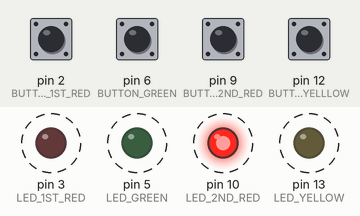
This sketch was run on a simulated Arduino Uno, built with avr-gcc and run on an emulated ATmega328P. Parts: output pins drawn as LEDs (lit = HIGH). Dashed ring = blinking. Inputs (shaded band) come from the test bench; at power-on: pin 2 (BUTTON_1ST_RED), pin 6 (BUTTON_GREEN), pin 9 (BUTTON_2ND_RED), pin 12 (BUTTON_YELLLOW) HIGH. Random numbers use the default seed unless the sketch sets one.

Above: at 1.25 s.
1.3 s: pin 2 (BUTTON_1ST_RED) pulled LOW for 0.15 s
At 3.8 s:
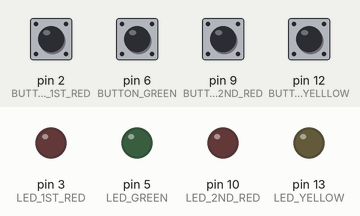
4.2 s: pin 6 (BUTTON_GREEN) pulled LOW for 0.15 s
At 4.28 s:
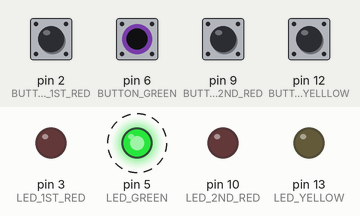
7.3 s: pin 9 (BUTTON_2ND_RED) pulled LOW for 0.15 s
At 7.58 s:
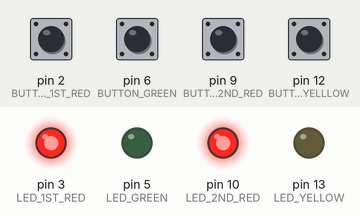
10.3 s: pin 9 (BUTTON_2ND_RED) pulled LOW for 1 s
13.2 s: pin 2 (BUTTON_1ST_RED) pulled LOW for 1 s
Timing chart, 0 to 17.2 s (numbered marks = the images above; inputs shaded):
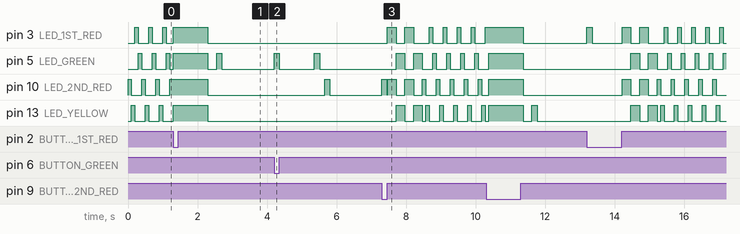

The sketch:

memory_game_without_buzzer.ino
```cpp
/*
  JOGO DA MEMÓRIA
  NEEC IST
*/

#define CHOICE_OFF      0 //Controla os LED's
#define CHOICE_NONE     0 //Check dos Botões
#define CHOICE_2ND_RED  (1 << 0)
#define CHOICE_1ST_RED    (1 << 1)
#define CHOICE_YELLOW (1 << 2)
#define CHOICE_GREEN   (1 << 3)

//Pinos de saída do arduino para os Led's
#define LED_2ND_RED     10
#define LED_1ST_RED   3
#define LED_YELLOW    13
#define LED_GREEN  5

//Pinos de saída do arduino para os botões
#define BUTTON_2ND_RED   9
#define BUTTON_1ST_RED  2
#define BUTTON_YELLLOW   12
#define BUTTON_GREEN 6

// Número de rondas que é preciso fazer com sucesso antes de ganhar.
#define ROUNDS_TO_WIN      13

// Tempo disponível para pressionar um botão antes que o jogo dê time out. 3000ms = 3 segundos
#define ENTRY_TIME_LIMIT   3000


#define MODE_MEMORY  0
#define MODE_BATTLE  1

// Variáveis de estado do jogo
byte gameMode = MODE_MEMORY; // Por default, vamos jogar o jogo de memória
byte gameBoard[32]; // Contém a combinação de botões à medida que avançamos
byte gameRound = 0; // Conta o número de rondas bem-sucedidas que o jogador completou

void setup()
{
  // Configuração das entradas/saídas de hardware. Estes pinos estão definidos na função hardware_versions
  // Ativar resistencias de pull-up nas entradas
  pinMode(BUTTON_2ND_RED, INPUT_PULLUP);
  pinMode(BUTTON_1ST_RED, INPUT_PULLUP);
  pinMode(BUTTON_YELLLOW, INPUT_PULLUP);
  pinMode(BUTTON_GREEN, INPUT_PULLUP);

  pinMode(LED_2ND_RED, OUTPUT);
  pinMode(LED_1ST_RED, OUTPUT);
  pinMode(LED_YELLOW, OUTPUT);
  pinMode(LED_GREEN, OUTPUT);

  // Verificação do modo de jogo
  gameMode = MODE_MEMORY; // Por default, vamos jogar o jogo de memória

  // Verificar se o botão superior direito está pressionado aquando o arduino é iniciado
  // Se isso acontecer, estamos a colocar o jogo em modo batalha
  if (checkButton() == CHOICE_1ST_RED )
  {
    gameMode = MODE_BATTLE; // Colocar o jogo no modo batalha
    // Ligar o LED superior direito (vermelho)
    setLEDs(CHOICE_1ST_RED);
    led_manegement(CHOICE_1ST_RED, 150);
    setLEDs(CHOICE_2ND_RED | CHOICE_YELLOW | CHOICE_GREEN); // Ligar os outros LEDs até que o botão seja solto

    while(checkButton() != CHOICE_NONE) ; // Aguardar que o jogador pare de pressionar o botão
    // Foi escolhido o modo batalha
  }
  play_winner();
}

void loop()
{
  attractMode(); // Piscar as luzes enquanto esperamos o jogador pressionar um botão

  // Indicar o início do jogo
  setLEDs(CHOICE_2ND_RED | CHOICE_1ST_RED | CHOICE_YELLOW | CHOICE_GREEN); // Ligar todos os LEDs
  delay(1000);
  setLEDs(CHOICE_OFF); // Desligar os LEDs
  delay(250);

  if (gameMode == MODE_MEMORY)
  {
    // Jogar o jogo de memória e lidar com o resultado
    if (play_memory() == true) {
      play_winner(); // O jogador venceu, tocar os tons de vitória
      //Serial.print(gameRound, 2);
    }
    else {
      play_loser(); // O jogador perdeu, tocar os tons de derrota
      //Serial.print(gameRound, 2);
    }
  }

  if (gameMode == MODE_BATTLE)
  {
    play_battle(); // Jogar no modo batalha até que alguém perca
    play_loser(); // O jogador perdeu, tocar os tons de derrota
    //Serial.print(gameRound, 2);
  }
}

//-=-=-=-=-=-=-=-=-=-=-=-=-=-=-=-=-=-=-=-=-=-=-=-=-=-=-=-=-=-=
//As funções a seguir estão relacionadas apenas ao jogo


// --------------MODO JOGO DA MEMÓRIA DEFAULT------------------
// Retorna 0 se o jogador perder, ou 1 se o jogador vencer
boolean play_memory(void)
{
  randomSeed(millis()); //função random a funcionar em milissegundos

  gameRound = 0; // Reset do jogo para o início

  while (gameRound < ROUNDS_TO_WIN)
  {
    add_to_moves(); // Adiciona um botão aos movimentos atuais e reproduz
    playMoves(); // Reproduz a sequência do jogo atual

    // Em seguida, exige que o jogador repita a sequência.
    for (byte currentMove = 0 ; currentMove < gameRound ; currentMove++)
    {
      byte choice = wait_for_button(); // Verifica qual botão foi pressionado
      if (choice == 0) return false; // Se o tempo de espera acabar, o jogador perde
      if (choice != gameBoard[currentMove]) return false; // Se a escolha estiver incorreta, o jogador perde
    }
    delay(1000); // O jogador acertou, aguarda antes de reproduzir os movimentos
  }
  return true; // O jogador passou por todas as rondas e venceu!
}

//--------------MODO JOGO DA MEMÓRIA BATALHA------------------
// Jogar o modo batalha especial para 2 jogadores
// Um jogador começa pressionando um botão e passando-o para o outro jogador
// Esse jogador repete o botão e adiciona um e devolve ao outro.

// Esta função dá return quando alguém perde
boolean play_battle(void)
{
  gameRound = 0; // Reset do jogo para a primeira ronda

  while (1) // Loop até que alguém falhe
  {
    byte newButton = wait_for_button(); // Aguarda o jogador realize o próximo movimento
    gameBoard[gameRound++] = newButton; // Adiciona este novo botão ao array do jogo

    // Em seguida, exige que o jogador repita a sequência.
    for (byte currentMove = 0 ; currentMove < gameRound ; currentMove++)
    {
      byte choice = wait_for_button();
      if (choice == 0) return false; // Se o tempo de espera acabar, o jogador perde.
      if (choice != gameBoard[currentMove]) return false; // Se a escolha estiver incorreta, o jogador perde.
    }
    delay(100); // Dá ao jogador 100ms extras para passar o jogo para o outro jogador
  }
  return true; // Nunca devemos chegar aqui porque não existe limite de jogadas, apenas acaba quando alguém perder
}

// Reproduz o conteúdo atual dos movimentos do jogo
void playMoves(void)
{
  for (byte currentMove = 0 ; currentMove < gameRound ; currentMove++)
  {
    led_manegement(gameBoard[currentMove], 150);
    // Aguarda algum tempo entre as reproduções dos botões
    // Se quiseres tornar o jogo mais difícil, diminui o tempo
    delay(150); // 150 funciona bem. 75 fica rápido.
  }
}

// Adiciona um novo botão aleatório à sequência do jogo
void add_to_moves(void)
{
  // Random de números de 0 a 3
  byte newButton = random(0, 4); //min (incluído), max (excluído)

  // Temos que converter esse número, de 0 a 3, para CHOICEs
  if(newButton == 0) newButton = CHOICE_2ND_RED;
  else if(newButton == 1) newButton = CHOICE_1ST_RED;
  else if(newButton == 2) newButton = CHOICE_YELLOW;
  else if(newButton == 3) newButton = CHOICE_GREEN;
  gameBoard[gameRound++] = newButton; // Adiciona este novo botão ao array do jogo
}

//-=-=-=-=-=-=-=-=-=-=-=-=-=-=-=-=-=-=-=-=-=-=-=-=-=-=-=-=-=-=
// As funções a seguir controlam o hardware
// Acende os LEDs específicos
// Recebe um byte composto por CHOICE_2ND_RED, CHOICE_GREEN, etc.
void setLEDs(byte leds)
{
  if ((leds & CHOICE_2ND_RED) != 0)
    digitalWrite(LED_2ND_RED, HIGH);
  else
    digitalWrite(LED_2ND_RED, LOW);
  if ((leds & CHOICE_1ST_RED) != 0)
    digitalWrite(LED_1ST_RED, HIGH);
  else
    digitalWrite(LED_1ST_RED, LOW);
  if ((leds & CHOICE_YELLOW) != 0)
    digitalWrite(LED_YELLOW, HIGH);
  else
    digitalWrite(LED_YELLOW, LOW);
  if ((leds & CHOICE_GREEN) != 0)
    digitalWrite(LED_GREEN, HIGH);
  else
    digitalWrite(LED_GREEN, LOW);
}

// Aguarda até que um botão seja pressionado.
// Return de uma das cores dos LEDs (LED_2ND_RED, etc.) se bem-sucedido, '0' se o tempo esgotar
byte wait_for_button(void)
{
  long startTime = millis(); // Armazena o tempo em que iniciamos este loop

  while ( (millis() - startTime) < ENTRY_TIME_LIMIT) // Loop até que muito tempo tenha passado
  {
    byte button = checkButton();
    if (button != CHOICE_NONE)
    {
      led_manegement(button, 150);
      while(checkButton() != CHOICE_NONE) ;  // Agora espera o jogador soltar o botão
      delay(10); // Isto ajuda a evitar o bounce e toques duplos acidentais
      return button;
    }
  }
  return CHOICE_NONE; // Se chegarmos aqui, o tempo acabou!
}

// Função que liga os led's
void led_manegement(byte which, int length_ms)
{
  setLEDs(which); //Mostra o led dado

  switch(which)
  {
  case CHOICE_2ND_RED:
    led_timer(length_ms, 1136);
    break;
  case CHOICE_1ST_RED:
    led_timer(length_ms, 568);
    break;
  case CHOICE_YELLOW:
    led_timer(length_ms, 851);
    break;
  case CHOICE_GREEN:
    led_timer(length_ms, 638);
    break;
  }

  setLEDs(CHOICE_OFF); //Desliga todos os led's
}

// Gere o tempo de mostragem dos led's
void led_timer(int length_ms, int buzz_delay_us)
{
  // converter milissegundos para microssegundos
  long length_us = length_ms * (long)1000;

  // Loop que vai diminuindo o tempo até ser menos que um delay_us
  while (length_us > (buzz_delay_us * 2))
  {
    length_us -= buzz_delay_us * 2; //Diminui o tempo de jogo

    delayMicroseconds(buzz_delay_us);
    delayMicroseconds(buzz_delay_us);
  }
}

// Retorna um bit '1' na posição correspondente a CHOICE_2ND_RED, CHOICE_1ST_RED, etc.
byte checkButton(void)
{
  if (digitalRead(BUTTON_2ND_RED) == 0) return(CHOICE_2ND_RED);
  else if (digitalRead(BUTTON_1ST_RED) == 0) return(CHOICE_1ST_RED);
  else if (digitalRead(BUTTON_YELLLOW) == 0) return(CHOICE_YELLOW);
  else if (digitalRead(BUTTON_GREEN) == 0) return(CHOICE_GREEN);

  return(CHOICE_NONE); // Se nenhum botão for pressionado, retorna CHOICE_NONE
}

// Acende as luzes do vencedor
void play_winner(void)
{
  setLEDs(CHOICE_1ST_RED | CHOICE_YELLOW);
  setLEDs(CHOICE_2ND_RED | CHOICE_GREEN);
  setLEDs(CHOICE_1ST_RED | CHOICE_YELLOW);
  setLEDs(CHOICE_2ND_RED | CHOICE_GREEN);
}

// Mostra as luzes do perdedor
void play_loser(void)
{
  setLEDs(CHOICE_2ND_RED | CHOICE_1ST_RED);
  led_timer(255, 1500);
  setLEDs(CHOICE_YELLOW | CHOICE_GREEN);
  led_timer(255, 1500);
  setLEDs(CHOICE_2ND_RED | CHOICE_1ST_RED);
  led_timer(255, 1500);
  setLEDs(CHOICE_YELLOW | CHOICE_GREEN);
  led_timer(255, 1500);
}

// Mostra uma exibição do "modo de atração" enquanto espera que o jogador pressione um botão.
void attractMode(void)
{
  while(1)
  {
    setLEDs(CHOICE_2ND_RED);
    delay(100);
    if (checkButton() != CHOICE_NONE) return;

    setLEDs(CHOICE_YELLOW);
    delay(100);
    if (checkButton() != CHOICE_NONE) return;

    setLEDs(CHOICE_1ST_RED);
    delay(100);
    if (checkButton() != CHOICE_NONE) return;

    setLEDs(CHOICE_GREEN);
    delay(100);
    if (checkButton() != CHOICE_NONE) return;
  }
}
```
